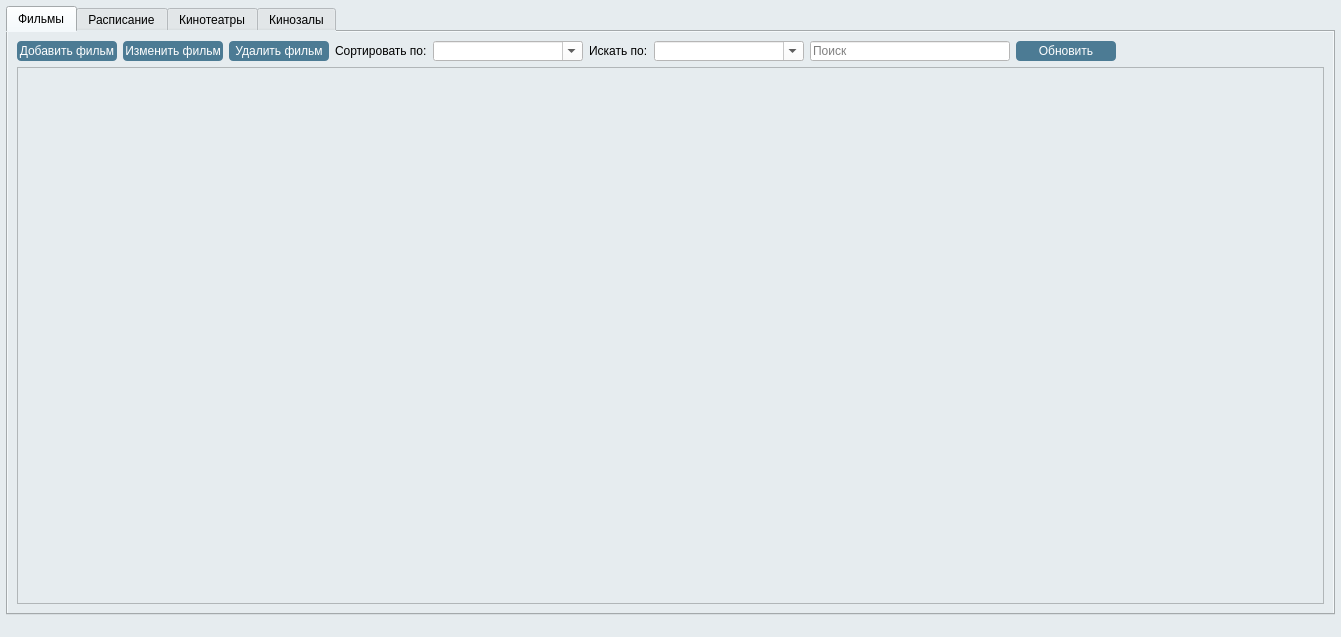
<?xml version="1.0" encoding="UTF-8"?>
<ui version="4.0">
 <class>MainWindow</class>
 <widget class="QMainWindow" name="MainWindow">
  <property name="geometry">
   <rect>
    <x>0</x>
    <y>0</y>
    <width>1341</width>
    <height>637</height>
   </rect>
  </property>
  <property name="windowTitle">
   <string>MainWindow</string>
  </property>
  <property name="windowIcon">
   <iconset>
    <normaloff>../system_image/log2.bmp</normaloff>../system_image/log2.bmp</iconset>
  </property>
  <property name="styleSheet">
   <string notr="true">QWidget{
	background-color: #E6ECEF;
}
* {
gridline-color: hsl(205, 69%, 19%)
}
QLineEdit{
	background: white;
}
QPushButton{
	background-color: hsl(201, 32%, 44%);
    border-radius: 4px;
    color: white;
}
QPushButton:pressed{
	background-color: hsl(200, 27%, 40%);
}
QPushButton:hover:!pressed{
	background-color: hsl(200, 46%, 63);
}
QHeaderView::section {
	background: hsl(201, 32%, 44%);
	color: white;
	gridline-color: hsl(205, 69%, 19%);
}
QComboBox{
	background: white;
}
QMessageBox::QPushButton{
		background: green;
}</string>
  </property>
  <widget class="QWidget" name="centralwidget">
   <layout class="QVBoxLayout" name="verticalLayout_9">
    <property name="spacing">
     <number>0</number>
    </property>
    <property name="leftMargin">
     <number>6</number>
    </property>
    <property name="topMargin">
     <number>6</number>
    </property>
    <property name="rightMargin">
     <number>6</number>
    </property>
    <property name="bottomMargin">
     <number>0</number>
    </property>
    <item>
     <widget class="QTabWidget" name="tabWidget">
      <property name="currentIndex">
       <number>0</number>
      </property>
      <widget class="QWidget" name="tab_1">
       <attribute name="title">
        <string>Фильмы</string>
       </attribute>
       <layout class="QVBoxLayout" name="verticalLayout_6">
        <item>
         <layout class="QVBoxLayout" name="verticalLayout">
          <item>
           <layout class="QHBoxLayout" name="horizontalLayout">
            <item>
             <widget class="QPushButton" name="pushButton_3">
              <property name="minimumSize">
               <size>
                <width>100</width>
                <height>20</height>
               </size>
              </property>
              <property name="text">
               <string>Добавить фильм</string>
              </property>
             </widget>
            </item>
            <item>
             <widget class="QPushButton" name="pushButton_2">
              <property name="minimumSize">
               <size>
                <width>100</width>
                <height>20</height>
               </size>
              </property>
              <property name="text">
               <string>Изменить фильм</string>
              </property>
             </widget>
            </item>
            <item>
             <widget class="QPushButton" name="pushButton">
              <property name="minimumSize">
               <size>
                <width>100</width>
                <height>20</height>
               </size>
              </property>
              <property name="text">
               <string>Удалить фильм</string>
              </property>
             </widget>
            </item>
            <item>
             <widget class="QLabel" name="label">
              <property name="text">
               <string>Сортировать по:</string>
              </property>
             </widget>
            </item>
            <item>
             <widget class="QComboBox" name="comboBox">
              <property name="minimumSize">
               <size>
                <width>150</width>
                <height>20</height>
               </size>
              </property>
              <property name="maximumSize">
               <size>
                <width>150</width>
                <height>20</height>
               </size>
              </property>
              <property name="editable">
               <bool>true</bool>
              </property>
              <property name="currentText">
               <string/>
              </property>
              <property name="placeholderText">
               <string>Выбрать</string>
              </property>
             </widget>
            </item>
            <item>
             <widget class="QLabel" name="label_2">
              <property name="text">
               <string>Искать по:</string>
              </property>
             </widget>
            </item>
            <item>
             <widget class="QComboBox" name="comboBox_2">
              <property name="minimumSize">
               <size>
                <width>150</width>
                <height>20</height>
               </size>
              </property>
              <property name="maximumSize">
               <size>
                <width>150</width>
                <height>20</height>
               </size>
              </property>
              <property name="editable">
               <bool>true</bool>
              </property>
              <property name="currentText">
               <string/>
              </property>
              <property name="placeholderText">
               <string>Выбрать</string>
              </property>
             </widget>
            </item>
            <item>
             <widget class="QLineEdit" name="lineEdit">
              <property name="minimumSize">
               <size>
                <width>200</width>
                <height>20</height>
               </size>
              </property>
              <property name="maximumSize">
               <size>
                <width>200</width>
                <height>16777215</height>
               </size>
              </property>
              <property name="placeholderText">
               <string>Поиск</string>
              </property>
             </widget>
            </item>
            <item>
             <widget class="QPushButton" name="pushButton_4">
              <property name="minimumSize">
               <size>
                <width>100</width>
                <height>20</height>
               </size>
              </property>
              <property name="text">
               <string>Обновить</string>
              </property>
             </widget>
            </item>
            <item>
             <spacer name="horizontalSpacer">
              <property name="orientation">
               <enum>Qt::Horizontal</enum>
              </property>
              <property name="sizeHint" stdset="0">
               <size>
                <width>40</width>
                <height>20</height>
               </size>
              </property>
             </spacer>
            </item>
           </layout>
          </item>
          <item>
           <widget class="QTableWidget" name="tableWidget">
            <property name="frameShape">
             <enum>QFrame::StyledPanel</enum>
            </property>
            <property name="autoScrollMargin">
             <number>16</number>
            </property>
            <property name="dragEnabled">
             <bool>false</bool>
            </property>
            <property name="alternatingRowColors">
             <bool>true</bool>
            </property>
            <property name="horizontalScrollMode">
             <enum>QAbstractItemView::ScrollPerPixel</enum>
            </property>
            <property name="sortingEnabled">
             <bool>false</bool>
            </property>
            <attribute name="verticalHeaderVisible">
             <bool>true</bool>
            </attribute>
           </widget>
          </item>
         </layout>
        </item>
       </layout>
      </widget>
      <widget class="QWidget" name="tab_2">
       <attribute name="title">
        <string>Расписание</string>
       </attribute>
       <layout class="QVBoxLayout" name="verticalLayout_3">
        <item>
         <layout class="QVBoxLayout" name="verticalLayout_2">
          <item>
           <layout class="QHBoxLayout" name="horizontalLayout_2">
            <item>
             <widget class="QPushButton" name="pushButton_5">
              <property name="minimumSize">
               <size>
                <width>100</width>
                <height>20</height>
               </size>
              </property>
              <property name="text">
               <string>Добавить сеанс</string>
              </property>
             </widget>
            </item>
            <item>
             <widget class="QPushButton" name="pushButton_6">
              <property name="minimumSize">
               <size>
                <width>100</width>
                <height>20</height>
               </size>
              </property>
              <property name="text">
               <string>Изменить сеанс</string>
              </property>
             </widget>
            </item>
            <item>
             <widget class="QPushButton" name="pushButton_7">
              <property name="minimumSize">
               <size>
                <width>100</width>
                <height>20</height>
               </size>
              </property>
              <property name="text">
               <string>Удалить сеанс</string>
              </property>
             </widget>
            </item>
            <item>
             <widget class="QLabel" name="label_3">
              <property name="text">
               <string>Сортировать по:</string>
              </property>
             </widget>
            </item>
            <item>
             <widget class="QComboBox" name="comboBox_3">
              <property name="minimumSize">
               <size>
                <width>150</width>
                <height>20</height>
               </size>
              </property>
              <property name="maximumSize">
               <size>
                <width>150</width>
                <height>20</height>
               </size>
              </property>
              <property name="editable">
               <bool>true</bool>
              </property>
              <property name="currentText">
               <string/>
              </property>
              <property name="placeholderText">
               <string>Выбрать</string>
              </property>
             </widget>
            </item>
            <item>
             <widget class="QLabel" name="label_4">
              <property name="text">
               <string>Искать по:</string>
              </property>
             </widget>
            </item>
            <item>
             <widget class="QComboBox" name="comboBox_4">
              <property name="minimumSize">
               <size>
                <width>150</width>
                <height>20</height>
               </size>
              </property>
              <property name="maximumSize">
               <size>
                <width>150</width>
                <height>20</height>
               </size>
              </property>
              <property name="editable">
               <bool>true</bool>
              </property>
              <property name="currentText">
               <string/>
              </property>
              <property name="placeholderText">
               <string>Выбрать</string>
              </property>
             </widget>
            </item>
            <item>
             <widget class="QLineEdit" name="lineEdit_2">
              <property name="minimumSize">
               <size>
                <width>200</width>
                <height>20</height>
               </size>
              </property>
              <property name="maximumSize">
               <size>
                <width>200</width>
                <height>16777215</height>
               </size>
              </property>
              <property name="placeholderText">
               <string>Поиск</string>
              </property>
             </widget>
            </item>
            <item>
             <widget class="QPushButton" name="pushButton_8">
              <property name="minimumSize">
               <size>
                <width>100</width>
                <height>20</height>
               </size>
              </property>
              <property name="text">
               <string>Обновить</string>
              </property>
             </widget>
            </item>
            <item>
             <spacer name="horizontalSpacer_2">
              <property name="orientation">
               <enum>Qt::Horizontal</enum>
              </property>
              <property name="sizeHint" stdset="0">
               <size>
                <width>40</width>
                <height>20</height>
               </size>
              </property>
             </spacer>
            </item>
           </layout>
          </item>
          <item>
           <widget class="QTableWidget" name="tableWidget_2">
            <property name="alternatingRowColors">
             <bool>true</bool>
            </property>
           </widget>
          </item>
         </layout>
        </item>
       </layout>
      </widget>
      <widget class="QWidget" name="tab_3">
       <attribute name="title">
        <string>Кинотеатры</string>
       </attribute>
       <layout class="QVBoxLayout" name="verticalLayout_5">
        <item>
         <layout class="QVBoxLayout" name="verticalLayout_4">
          <item>
           <layout class="QHBoxLayout" name="horizontalLayout_3">
            <item>
             <widget class="QPushButton" name="pushButton_9">
              <property name="minimumSize">
               <size>
                <width>110</width>
                <height>20</height>
               </size>
              </property>
              <property name="text">
               <string>Добавить кинотеатр</string>
              </property>
             </widget>
            </item>
            <item>
             <widget class="QPushButton" name="pushButton_10">
              <property name="minimumSize">
               <size>
                <width>110</width>
                <height>20</height>
               </size>
              </property>
              <property name="text">
               <string>Изменить кинотеатр</string>
              </property>
             </widget>
            </item>
            <item>
             <widget class="QPushButton" name="pushButton_11">
              <property name="minimumSize">
               <size>
                <width>110</width>
                <height>20</height>
               </size>
              </property>
              <property name="text">
               <string>Удалить кинотеатр</string>
              </property>
             </widget>
            </item>
            <item>
             <widget class="QLabel" name="label_5">
              <property name="text">
               <string>Сортировать по:</string>
              </property>
             </widget>
            </item>
            <item>
             <widget class="QComboBox" name="comboBox_5">
              <property name="minimumSize">
               <size>
                <width>150</width>
                <height>20</height>
               </size>
              </property>
              <property name="maximumSize">
               <size>
                <width>150</width>
                <height>20</height>
               </size>
              </property>
              <property name="editable">
               <bool>true</bool>
              </property>
              <property name="currentText">
               <string/>
              </property>
              <property name="placeholderText">
               <string>Выбрать</string>
              </property>
             </widget>
            </item>
            <item>
             <widget class="QLabel" name="label_6">
              <property name="text">
               <string>Искать по:</string>
              </property>
             </widget>
            </item>
            <item>
             <widget class="QComboBox" name="comboBox_6">
              <property name="minimumSize">
               <size>
                <width>150</width>
                <height>20</height>
               </size>
              </property>
              <property name="maximumSize">
               <size>
                <width>150</width>
                <height>20</height>
               </size>
              </property>
              <property name="editable">
               <bool>true</bool>
              </property>
              <property name="currentText">
               <string/>
              </property>
              <property name="placeholderText">
               <string>Выбрать</string>
              </property>
             </widget>
            </item>
            <item>
             <widget class="QLineEdit" name="lineEdit_3">
              <property name="minimumSize">
               <size>
                <width>200</width>
                <height>20</height>
               </size>
              </property>
              <property name="maximumSize">
               <size>
                <width>200</width>
                <height>16777215</height>
               </size>
              </property>
              <property name="placeholderText">
               <string>Поиск</string>
              </property>
             </widget>
            </item>
            <item>
             <widget class="QPushButton" name="pushButton_12">
              <property name="minimumSize">
               <size>
                <width>100</width>
                <height>20</height>
               </size>
              </property>
              <property name="text">
               <string>Обновить</string>
              </property>
             </widget>
            </item>
            <item>
             <spacer name="horizontalSpacer_3">
              <property name="orientation">
               <enum>Qt::Horizontal</enum>
              </property>
              <property name="sizeHint" stdset="0">
               <size>
                <width>40</width>
                <height>20</height>
               </size>
              </property>
             </spacer>
            </item>
           </layout>
          </item>
          <item>
           <widget class="QTableWidget" name="tableWidget_3">
            <property name="alternatingRowColors">
             <bool>true</bool>
            </property>
           </widget>
          </item>
         </layout>
        </item>
       </layout>
      </widget>
      <widget class="QWidget" name="tab_4">
       <attribute name="title">
        <string>Кинозалы</string>
       </attribute>
       <layout class="QVBoxLayout" name="verticalLayout_8">
        <item>
         <layout class="QVBoxLayout" name="verticalLayout_7">
          <item>
           <layout class="QHBoxLayout" name="horizontalLayout_4">
            <item>
             <widget class="QPushButton" name="pushButton_13">
              <property name="minimumSize">
               <size>
                <width>100</width>
                <height>20</height>
               </size>
              </property>
              <property name="text">
               <string>Добавить кинозал</string>
              </property>
             </widget>
            </item>
            <item>
             <widget class="QPushButton" name="pushButton_14">
              <property name="minimumSize">
               <size>
                <width>100</width>
                <height>20</height>
               </size>
              </property>
              <property name="text">
               <string>Изменить кинозал</string>
              </property>
             </widget>
            </item>
            <item>
             <widget class="QPushButton" name="pushButton_15">
              <property name="minimumSize">
               <size>
                <width>100</width>
                <height>20</height>
               </size>
              </property>
              <property name="text">
               <string>Удалить кинозал</string>
              </property>
             </widget>
            </item>
            <item>
             <widget class="QLabel" name="label_7">
              <property name="text">
               <string>Сортировать по:</string>
              </property>
             </widget>
            </item>
            <item>
             <widget class="QComboBox" name="comboBox_7">
              <property name="minimumSize">
               <size>
                <width>150</width>
                <height>20</height>
               </size>
              </property>
              <property name="maximumSize">
               <size>
                <width>150</width>
                <height>120</height>
               </size>
              </property>
              <property name="editable">
               <bool>true</bool>
              </property>
              <property name="currentText">
               <string/>
              </property>
              <property name="placeholderText">
               <string>Выбрать</string>
              </property>
             </widget>
            </item>
            <item>
             <widget class="QLabel" name="label_8">
              <property name="text">
               <string>Искать по:</string>
              </property>
             </widget>
            </item>
            <item>
             <widget class="QComboBox" name="comboBox_8">
              <property name="minimumSize">
               <size>
                <width>150</width>
                <height>20</height>
               </size>
              </property>
              <property name="maximumSize">
               <size>
                <width>150</width>
                <height>20</height>
               </size>
              </property>
              <property name="editable">
               <bool>true</bool>
              </property>
              <property name="currentText">
               <string/>
              </property>
              <property name="placeholderText">
               <string>Выбрать</string>
              </property>
             </widget>
            </item>
            <item>
             <widget class="QLineEdit" name="lineEdit_4">
              <property name="minimumSize">
               <size>
                <width>200</width>
                <height>20</height>
               </size>
              </property>
              <property name="maximumSize">
               <size>
                <width>200</width>
                <height>16777215</height>
               </size>
              </property>
              <property name="placeholderText">
               <string>Поиск</string>
              </property>
             </widget>
            </item>
            <item>
             <widget class="QPushButton" name="pushButton_16">
              <property name="minimumSize">
               <size>
                <width>100</width>
                <height>20</height>
               </size>
              </property>
              <property name="text">
               <string>Обновить</string>
              </property>
             </widget>
            </item>
            <item>
             <spacer name="horizontalSpacer_4">
              <property name="orientation">
               <enum>Qt::Horizontal</enum>
              </property>
              <property name="sizeHint" stdset="0">
               <size>
                <width>40</width>
                <height>20</height>
               </size>
              </property>
             </spacer>
            </item>
           </layout>
          </item>
          <item>
           <widget class="QTableWidget" name="tableWidget_4">
            <property name="sizeAdjustPolicy">
             <enum>QAbstractScrollArea::AdjustToContentsOnFirstShow</enum>
            </property>
            <property name="alternatingRowColors">
             <bool>true</bool>
            </property>
           </widget>
          </item>
         </layout>
        </item>
       </layout>
      </widget>
     </widget>
    </item>
   </layout>
  </widget>
  <widget class="QMenuBar" name="menubar">
   <property name="geometry">
    <rect>
     <x>0</x>
     <y>0</y>
     <width>1341</width>
     <height>20</height>
    </rect>
   </property>
  </widget>
  <widget class="QStatusBar" name="statusbar"/>
 </widget>
 <resources/>
 <connections/>
</ui>
